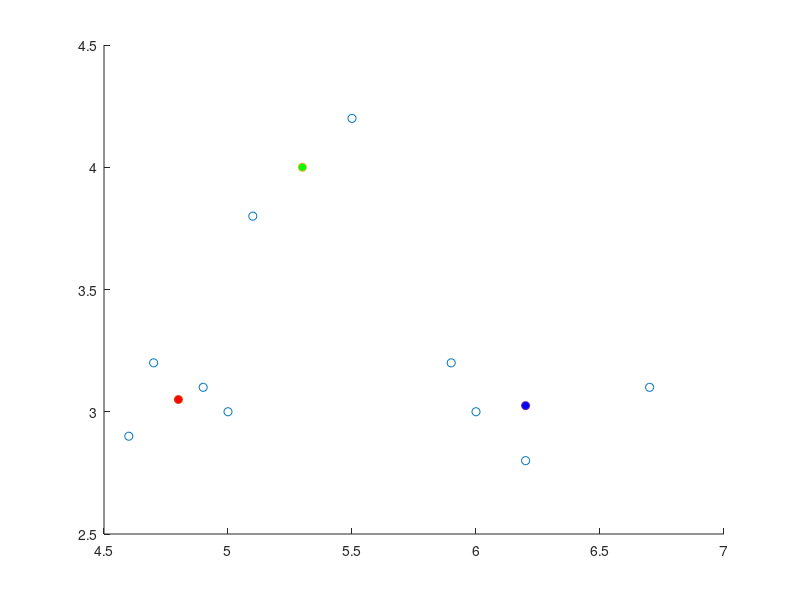

Here is the MATLAB script that generated this plot:
X = [5.9 3.2;
4.6 2.9;
6.2 2.8;
4.7 3.2;
5.5 4.2;
5.0 3.0;
4.9 3.1;
6.7 3.1;
5.1 3.8;
6.0 3.0];

u1 = [6.2 3.2];
u2 = [6.6 3.7];
u3 = [6.5 3.0];

for i = 1:3
dXu1 = sqrt((X(:,1) - u1(1)).^2 + (X(:,2) - u1(2)).^2);
dXu2 = sqrt((X(:,1) - u2(1)).^2 + (X(:,2) - u2(2)).^2);
dXu3 = sqrt((X(:,1) - u3(1)).^2 + (X(:,2) - u3(2)).^2);
for i = 1:length(X)
    if (dXu1(i) < dXu2(i)) && (dXu1(i) < dXu3(i))
        Xassign(i) = 1;
    elseif (dXu2(i) < dXu1(i)) && (dXu2(i) < dXu3(i))
        Xassign(i) = 2;
    else
        Xassign(i) = 3;
    end
end
u1 = mean(X(Xassign == 1, :), 1)
u2 = mean(X(Xassign == 2, :), 1)
u3 = mean(X(Xassign == 3, :), 1)
end
scatter(X(:,1), X(:,2)) 
hold on
scatter(u1(1), u1(2), 'MarkerFaceColor', 'red')
hold on
scatter(u2(1), u2(2), 'MarkerFaceColor', 'green')
hold on
scatter(u3(1), u3(2), 'MarkerFaceColor', 'blue')